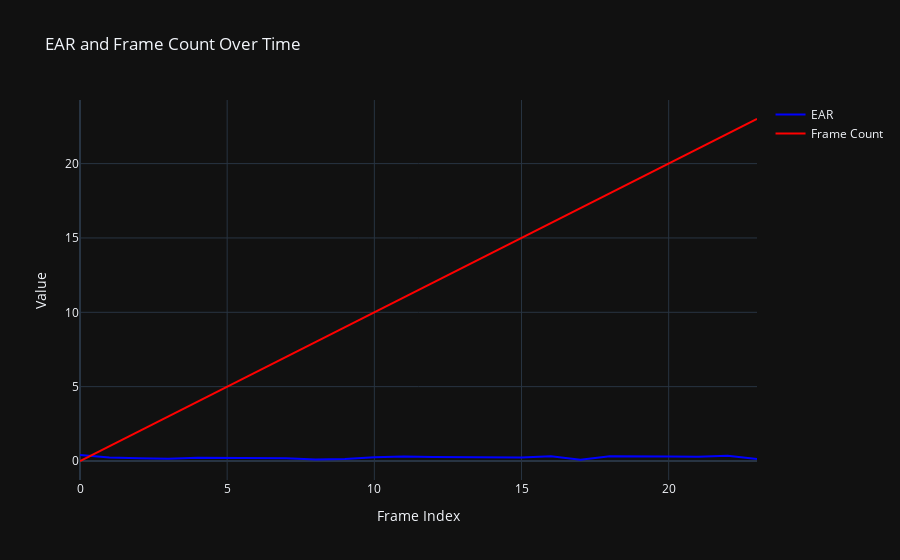

Notebook code for this chart:
### Code cell
fig.add_trace(go.Scatter(
    x=df.index, 
    y=df['EAR'], 
    mode='lines', 
    name='EAR',
    line=dict(color='blue')
))

# Frame Count trace
fig.add_trace(go.Scatter(
    x=df.index, 
    y=df['Frame Count'], 
    mode='lines', 
    name='Frame Count',
    line=dict(color='red')
))

fig.update_layout(
    title='EAR and Frame Count Over Time',
    xaxis_title='Frame Index',
    yaxis_title='Value',
    template='plotly_dark',
    hovermode='closest'
)

### Figure 1 — Plotly figure (JSON) as saved in the notebook; plotly's stock layout.template omitted (floating-point values rounded to 4 significant figures)
{"data": [{"line": {"color": "blue"}, "mode": "lines", "name": "EAR", "type": "scatter", "x": [0, 1, 2, 3, 4, 5, 6, 7, 8, 9, 10, 11, 12, 13, 14, 15, 16, 17, 18, 19, 20, 21, 22, 23], "y": [0.4075, 0.2436, 0.1905, 0.1558, 0.2189, 0.2174, 0.1768, 0.1833, 0.1067, 0.1374, 0.2461, 0.2967, 0.267, 0.244, 0.2345, 0.2344, 0.3218, 0.08293, 0.3212, 0.3357, 0.3088, 0.2816, 0.3489, 0.1272]}, {"line": {"color": "red"}, "mode": "lines", "name": "Frame Count", "type": "scatter", "x": [0, 1, 2, 3, 4, 5, 6, 7, 8, 9, 10, 11, 12, 13, 14, 15, 16, 17, 18, 19, 20, 21, 22, 23], "y": [0, 1, 2, 3, 4, 5, 6, 7, 8, 9, 10, 11, 12, 13, 14, 15, 16, 17, 18, 19, 20, 21, 22, 23]}], "layout": {"hovermode": "closest", "title": {"text": "EAR and Frame Count Over Time"}, "xaxis": {"title": {"text": "Frame Index"}}, "yaxis": {"title": {"text": "Value"}}}}
